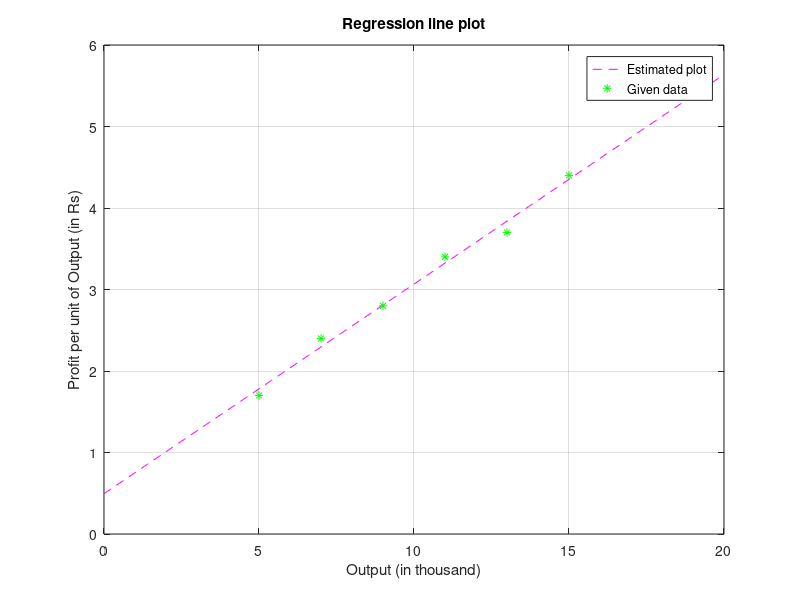

Write the MATLAB code that produced this figure.
%code for question 1
clc;
x = [5 ,7 ,9 ,11 ,13 ,15];
y = [1.70 ,2.40 ,2.80 ,3.40 ,3.70 ,4.40];
n = 6;

sum_x = 0;
sum_y = 0;
x2 = x.*x;
y2 = y.*y;
xy = x.*y;
mean_x = sum(x)/n;
mean_y = sum(y)/n;
sum_xy = 0;
sum_xx = 0;
   
m = (n*sum(xy) - sum(x)*sum(y))/(n*sum(x2) - sum(x)*sum(x));
c = mean_y - m*mean_x;
x_value = 0:0.1:20;
for i = 1:length(x_value)
    Y(i) = m*x_value(i) + c;
end    
plot(x_value,Y,'--m',x,y,'*g');grid()
xlabel('Output (in thousand)');
ylabel('Profit per unit of Output (in Rs)');
title('Regression line plot');
legend('Estimated plot','Given data');


